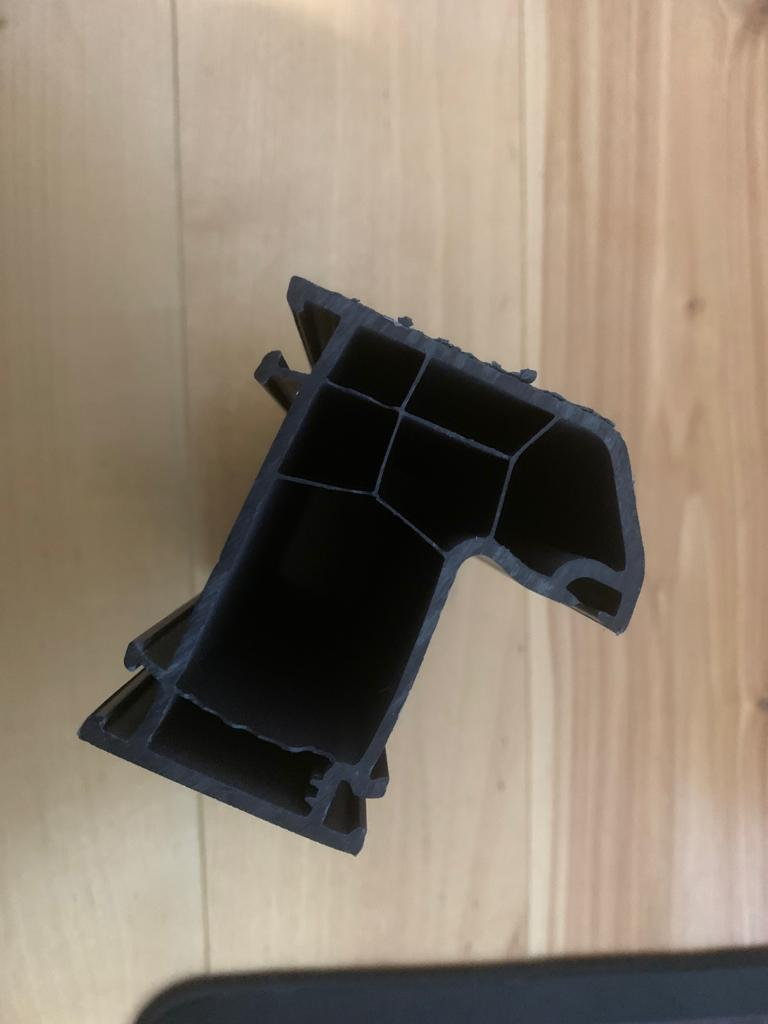
#> input picture 2023.03.01-school/2023.04.02-canny-technical-drawing/images/2.jpeg, 768 x 1024 px, given in place of 2.jpg, which was not available
$ python croptest.py
#> lines starting #> are read from the running program, lines starting #| are printed output that depends on the picture
from PIL import Image
import cv2
import glob
import re
# ('./*.gif

img = Image.open('./imgs/2.jpg')
#> img is the input picture: PIL image 768x1024 RGB; mean R, G, B 142.7, 129.1, 113.5

# cv2.imshow('test', img)
# cv2.waitKey(0)
# cv2.destroyAllWindows()

width, height = img.size
#> width = 768; height = 1024
img = img.crop((110, 60, width - 110, height - 60))
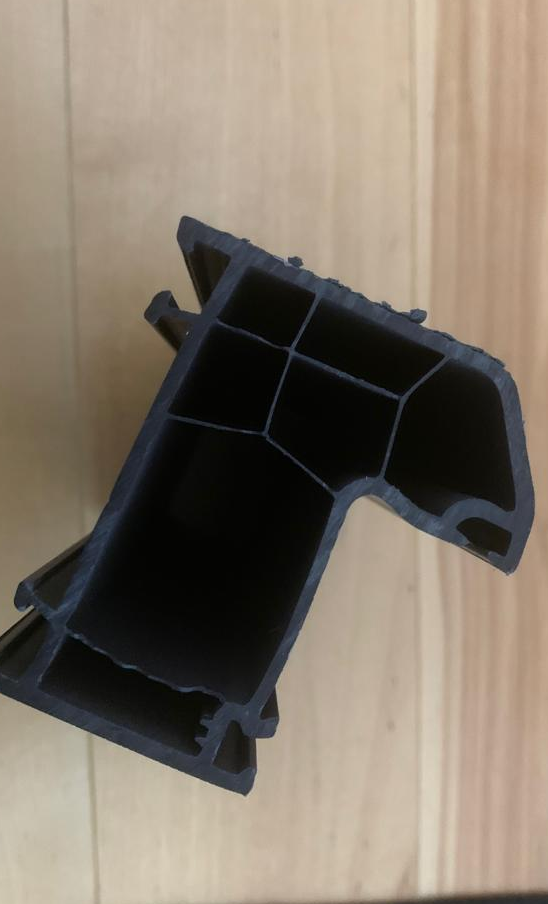
#> img: PIL image 548x904 RGB; mean R, G, B 132.1, 120.6, 107


img.show()

# [18 lines of commented-out code are left out]

$ run again, with 2023.03.01-school/2023.04.02-canny-technical-drawing/images/1.jpeg copied over 2023.03.01-school/2023.04.02-canny-technical-drawing/images/2.jpeg
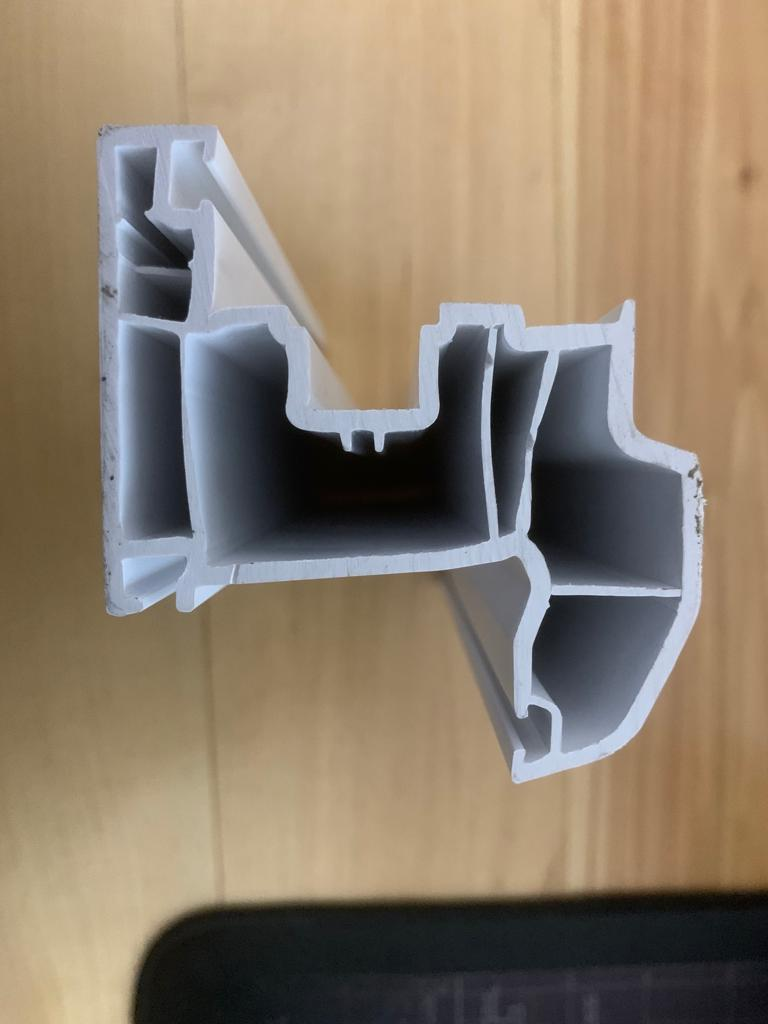
#> input picture 2023.03.01-school/2023.04.02-canny-technical-drawing/images/1.jpeg, 768 x 1024 px, given in place of 2.jpg, which was not available
#> img is the input picture: PIL image 768x1024 RGB; mean R, G, B 139.9, 125.4, 107.8
#> `img = img.crop((110, 60, width - 110, height - 60))`:
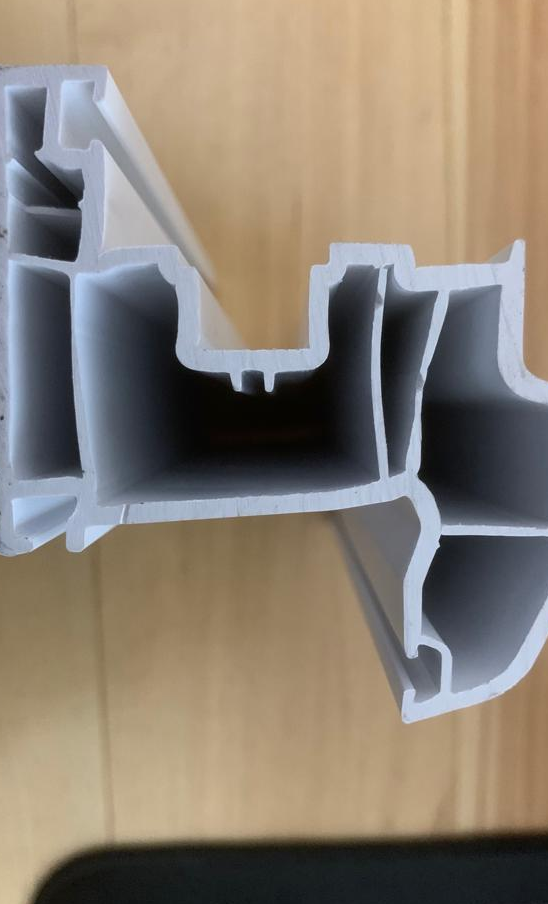
#> img: PIL image 548x904 RGB; mean R, G, B 137.8, 127.3, 114.6

$ run again, with 2023.03.01-school/2023.04.02-canny-technical-drawing/images/3.jpeg copied over 2023.03.01-school/2023.04.02-canny-technical-drawing/images/2.jpeg
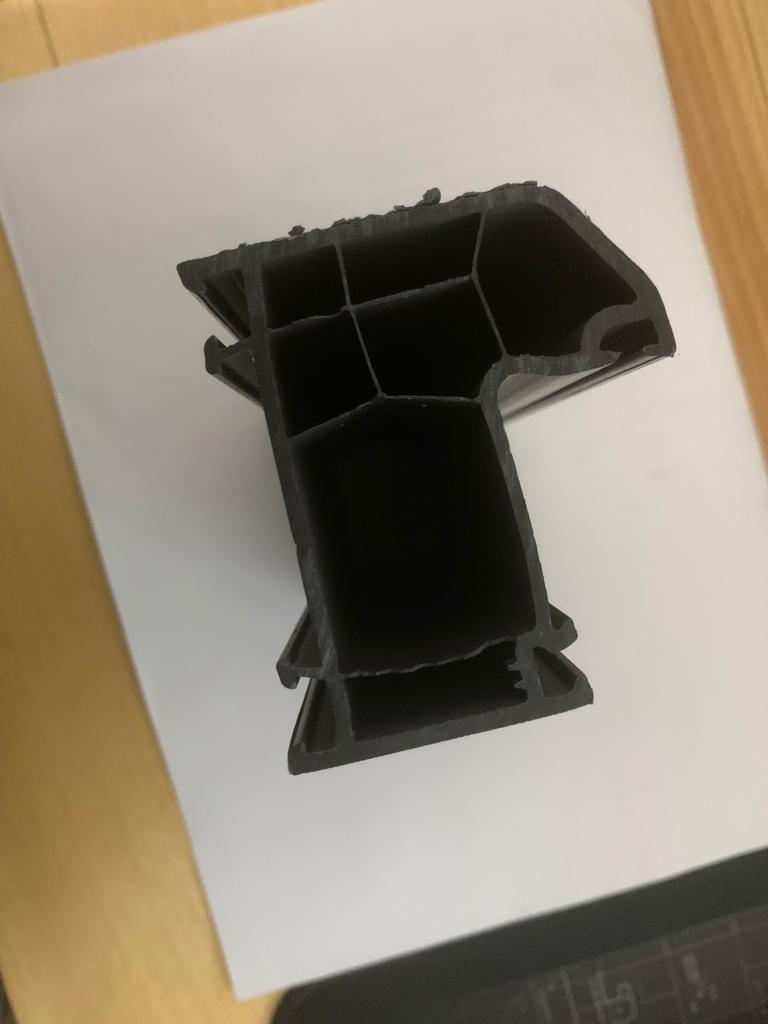
#> input picture 2023.03.01-school/2023.04.02-canny-technical-drawing/images/3.jpeg, 768 x 1024 px, given in place of 2.jpg, which was not available
#> img is the input picture: PIL image 768x1024 RGB; mean R, G, B 145.9, 136.5, 120.5
#> `img = img.crop((110, 60, width - 110, height - 60))`:
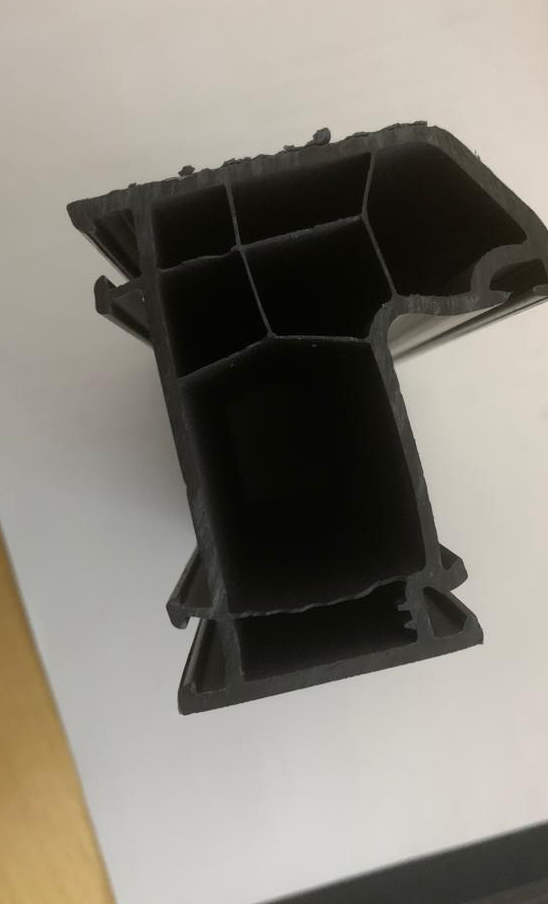
#> img: PIL image 548x904 RGB; mean R, G, B 133.1, 129, 120

$ run again, with 2023.03.01-school/2023.04.02-canny-technical-drawing/images/4.jpeg copied over 2023.03.01-school/2023.04.02-canny-technical-drawing/images/2.jpeg
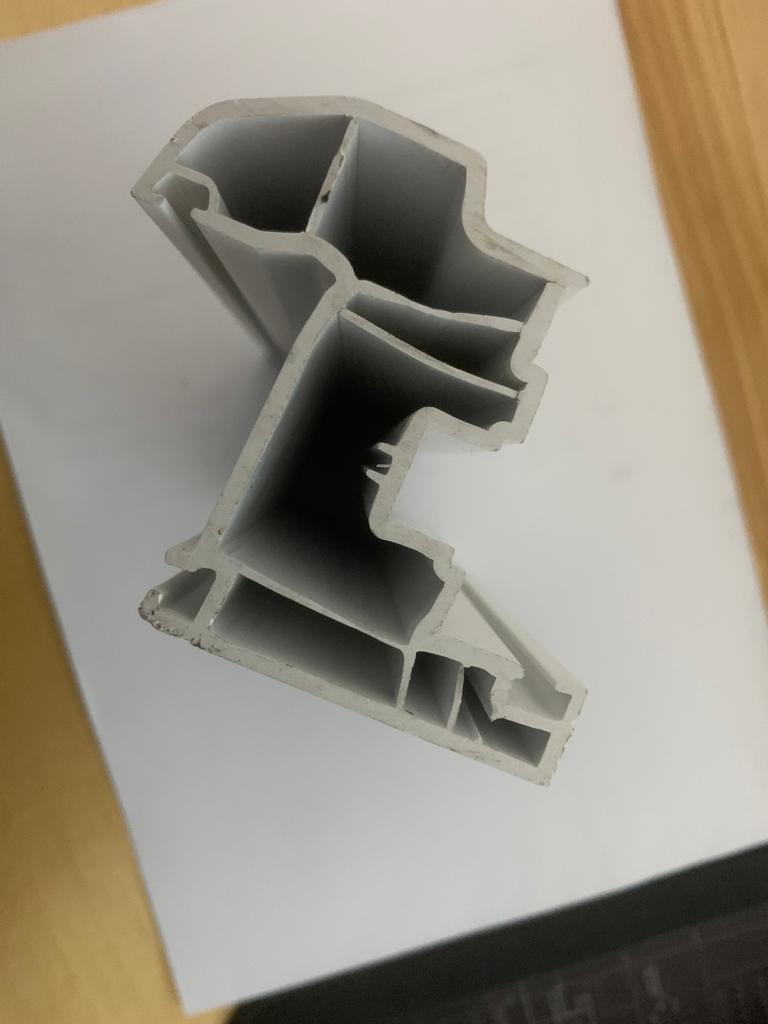
#> input picture 2023.03.01-school/2023.04.02-canny-technical-drawing/images/4.jpeg, 768 x 1024 px, given in place of 2.jpg, which was not available
#> img is the input picture: PIL image 768x1024 RGB; mean R, G, B 150.1, 144.1, 131.8
#> `img = img.crop((110, 60, width - 110, height - 60))`:
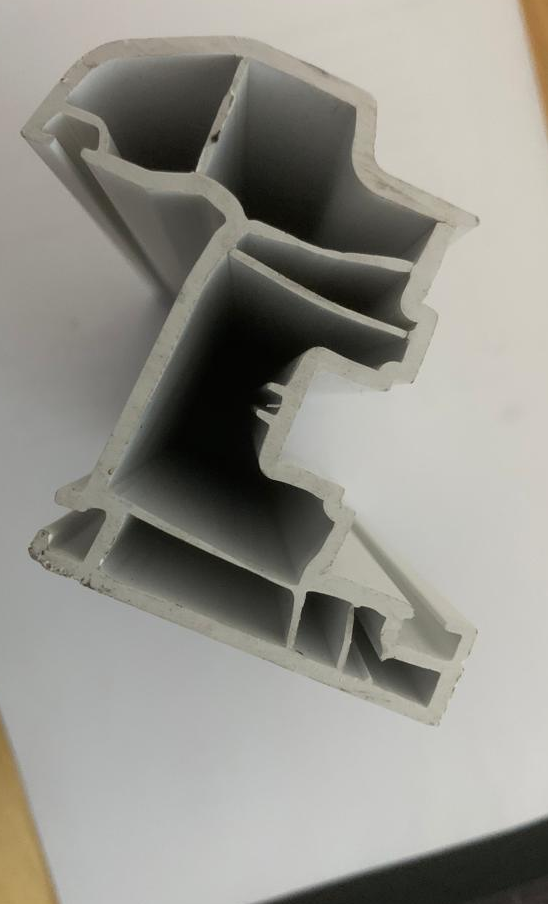
#> img: PIL image 548x904 RGB; mean R, G, B 147.6, 146.2, 139.3
